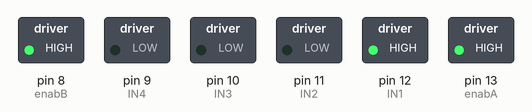
Recording of a sketch running on a simulated Arduino Uno, built with avr-gcc and run on an emulated ATmega328P. On the bench: switched loads named in the sketch (green lamp = pin HIGH).

Above: at 2.5 s.
At 7.5 s:
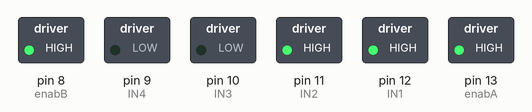
At 12.5 s:
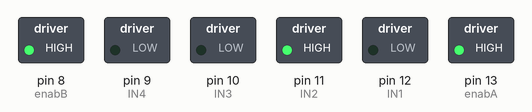
At 22.5 s:
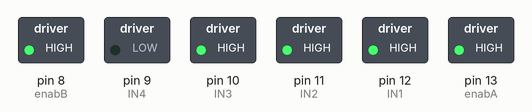
At 32.5 s:
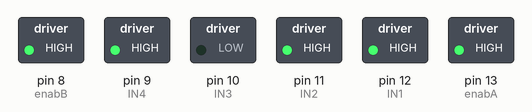
At 47.5 s:
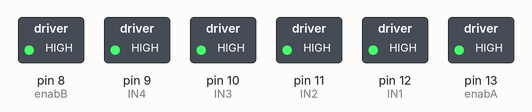
Timing chart, 0 to 52.0 s (numbered marks = the images above):
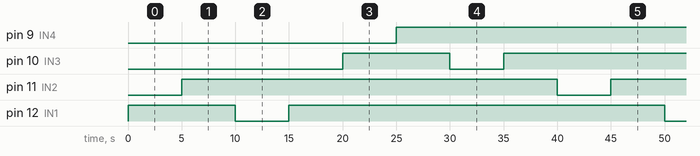

The sketch:

ponteh.ino
```cpp
/*Pinagem do arduino*/

//motor A
int IN1 = 12 ;
int IN2 = 11 ;

//motor B
int IN3 = 10 ;
int IN4 = 9 ;

int enabA = 13;
int enabB = 8;

//Inicializa Pinos
void setup(){
 pinMode(IN1,OUTPUT);
 pinMode(IN2,OUTPUT);
 pinMode(IN3,OUTPUT);
 pinMode(IN4, OUTPUT);
 pinMode(enabA,OUTPUT);
  pinMode(enabB,OUTPUT);

  digitalWrite(enabA, HIGH);
  digitalWrite(enabB, HIGH);
}

void loop(){

 /*Inicio dos Estados do motor A*/

 //Sentido Horario
 digitalWrite(IN1,HIGH);
 digitalWrite(IN2,LOW);
 delay(5000);

 //Freia Motor
 digitalWrite(IN1,HIGH);
 digitalWrite(IN2,HIGH);
 delay(5000);

 //Sentido Anti-Horario
 digitalWrite(IN1,LOW);
 digitalWrite(IN2,HIGH);
 delay(5000);

 digitalWrite(IN1,HIGH);
 digitalWrite(IN2,HIGH);
 delay(5000);
 /*Fim dos Estados do motor A*/

 /*Inicio dos Estados do motor B*/

 //Sentido Horario
 digitalWrite(IN3,HIGH);
 digitalWrite(IN4,LOW);
 delay(5000);

 //Freia Motor
 digitalWrite(IN3,HIGH);
 digitalWrite(IN4,HIGH);
 delay(5000);

 //Sentido Anti-Horario
 digitalWrite(IN3,LOW);
 digitalWrite(IN4,HIGH);
 delay(5000);


 digitalWrite(IN3,HIGH);
 digitalWrite(IN4,HIGH);
 delay(5000);
}
```

Measured:
- by itself, pin 9 (IN4), pin 11 (IN2): alternates HIGH for 35.0 s and LOW for 5.0 s
- by itself, pin 10 (IN3), pin 12 (IN1): repeats every 40.0 s: LOW 5.0 s, HIGH 35.0 s
